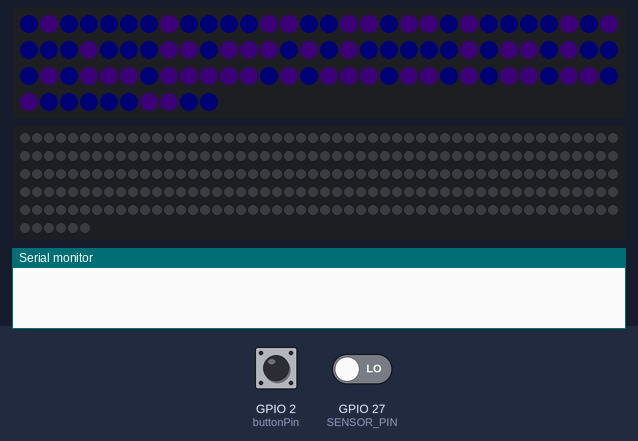
Recording of a sketch running on a simulated ESP32. Parts: 100 RGB LEDs in strip order, left to right, continuing on the next row, 256 RGB LEDs in strip order, left to right, continuing on the next row, the last lines printed to the serial monitor. The inputs (shaded band) are chosen by the test bench; at power-on: GPIO 2 (buttonPin) LOW, GPIO 27 (SENSOR_PIN) LOW. Dim RGB values are drawn brighter than linear; random numbers use the default seed unless the sketch sets one.

Above: at 2.2 s.
2.3 s: GPIO 2 (buttonPin) pulled HIGH for 0.15 s
At 2.9 s:
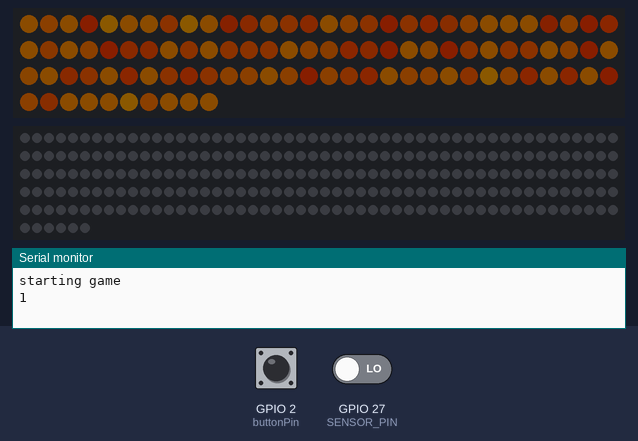
3.0 s: GPIO 27 (SENSOR_PIN) driven HIGH
15.0 s: GPIO 2 (buttonPin) pulled HIGH for 3.2 s
At 17.5 s:
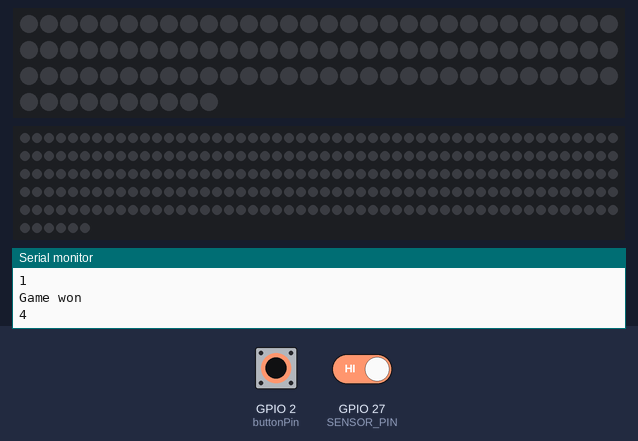
At 31.0 s:
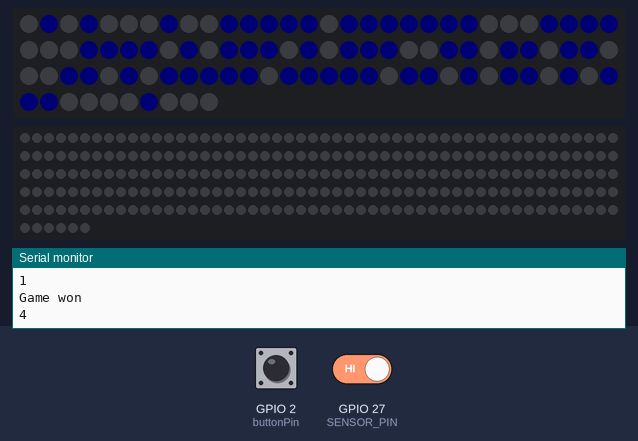
Timing chart, 0 to 32.0 s (numbered marks = the images above; inputs shaded):
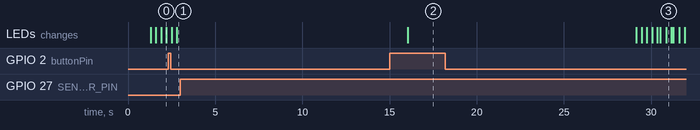

The sketch:

basket-logic.ino
```cpp
#include <FastLED.h>

// LED strip setup
#define LED_STRIP_PIN 5
#define NUM_STRIP_LEDS 100
CRGB stripLeds[NUM_STRIP_LEDS];
uint8_t colorIndex[NUM_STRIP_LEDS];

// LED matrix setup
#define LED_MATRIX_PIN 4
#define NUM_MATRIX_LEDS 256
#define MATRIX_WIDTH 32
CRGB matrixLeds[NUM_MATRIX_LEDS];

// LED effects setup
TaskHandle_t LedEffectTaskHandle = NULL;
enum class LedEffect {
  Default,
  GAME_PLAY,
  GAME_WON,
  GAME_LOST
};

volatile LedEffect currentEffect = LedEffect::Default;

DEFINE_GRADIENT_PALETTE(darkpurple_gp) {
    0, 80, 0, 130,
    46, 60, 0, 110,
    179, 40, 0, 90,
    255, 30, 0, 80
};

CRGBPalette16 darkpurple = darkpurple_gp;

DEFINE_GRADIENT_PALETTE(orange_gp) {
    0,   255, 165, 0,   // Orange
    66,  255, 140, 0,   // Darker Orange
    179, 255, 90,  0,   // Even Darker Orange
    255, 200, 50,  0    // Dark Orange
};

CRGBPalette16 orange = orange_gp;

// Photoelectric sensor
#define SENSOR_PIN 27

// push button
const int buttonPin = 2;     // the number of the pushbutton pin
int buttonState = 0;         // variable for reading the pushbutton status

// mp3
#define CMD_PLAY_W_INDEX 0X03
#define GAME_SOUND 1 // 099.mp3 is the game music
#define BUZZER_SOUND 2 // 066.mp3 is the buzzer sound


HardwareSerial mySerial(2); // Use second hardware serial. RX, TX

unsigned long startTime;
bool gameStarted = false;
int countDown = 10;


unsigned long previousMillis = 0;

void ledEffectTask(void * parameter) {
  while (true) {
    unsigned long currentMillis = millis();

    switch (currentEffect) {
      case LedEffect::GAME_PLAY:
          if(currentMillis - previousMillis > 10) {
              // Create a sin wave to change the brightness of the strip
              uint8_t sinBeat = beatsin8(95, 40, 130, 10, 0);

              // Color each pixel from the palette using the index from colorIndex[]
              for (int i = 0; i < NUM_STRIP_LEDS; i++) {
                  stripLeds[i] = ColorFromPalette(orange, colorIndex[i], sinBeat);
              }

              // Increment colorIndex values every 5 milliseconds
              EVERY_N_MILLISECONDS(5){
                  for (int i = 0; i < NUM_STRIP_LEDS; i++) {
                      colorIndex[i]++;
                  }
              }

              FastLED.show();
              previousMillis = currentMillis;
          }
          break;

      case LedEffect::GAME_WON:
          if(currentMillis - previousMillis > 10) {  // This interval controls the speed of the effect

              uint8_t sinBeat   = beatsin8(25, 0, NUM_STRIP_LEDS - 1, 0, 0);
              uint8_t sinBeat2  = beatsin8(10, 0, NUM_STRIP_LEDS - 1, 0, 85);
              uint8_t sinBeat3  = beatsin8(22, 0, NUM_STRIP_LEDS - 1, 0, 170);
              uint8_t sinBeat4  = beatsin8(32, 0, NUM_STRIP_LEDS - 1, 0, 170);
              uint8_t sinBeat5  = beatsin8(27, 0, NUM_STRIP_LEDS - 1, 0, 170);

              // Set green colors to different brightness levels based on the sinBeats
              stripLeds[sinBeat]   = CRGB(0, 255, 70);     // Bright Green
              stripLeds[sinBeat2]  = CRGB(0, 192, 50);     // Medium Green
              stripLeds[sinBeat3]  = CRGB(0, 128, 20);     // Dark Green
              stripLeds[sinBeat4]  = CRGB(0, 192, 50);     // Medium Green
              stripLeds[sinBeat5]  = CRGB(0, 128, 20);     // Dark Green
              // Apply blur
              for(int i = 0; i < 5; i++) {
                  blur1d(stripLeds, NUM_STRIP_LEDS, 50);
              }

              FastLED.show();
              fadeToBlackBy(stripLeds, NUM_STRIP_LEDS, 10);  // This helps in fading the previous colors
              previousMillis = currentMillis;
          }
          break;
      case LedEffect::GAME_LOST:
        if(currentMillis - previousMillis > 400) {
          // Your non-blocking game lost effect logic here
          static bool isRed = true;
          FastLED.showColor(isRed ? CRGB::Red : CRGB::Black);
          isRed = !isRed;

          previousMillis = currentMillis;
        }
        break;

      case LedEffect::Default:
      default:
          if(currentMillis - previousMillis > 10) {
              // Create a sin wave to change the brightness of the strip
              uint8_t sinBeat = beatsin8(15, 25, 70, 0, 0);

              // Color each pixel from the palette using the index from colorIndex[]
              for (int i = 0; i < NUM_STRIP_LEDS; i++) {
                  stripLeds[i] = ColorFromPalette(darkpurple, colorIndex[i], sinBeat);
              }

              // Increment colorIndex values every 5 milliseconds
              EVERY_N_MILLISECONDS(5){
                  for (int i = 0; i < NUM_STRIP_LEDS; i++) {
                      colorIndex[i]++;
                  }
              }

              FastLED.show();
              previousMillis = currentMillis;
          }
          break;
    }
  }
}

void setup() {
  Serial.begin(9600);
  FastLED.addLeds<NEOPIXEL, LED_STRIP_PIN>(stripLeds, NUM_STRIP_LEDS);
  FastLED.addLeds<NEOPIXEL, LED_MATRIX_PIN>(matrixLeds, NUM_MATRIX_LEDS);
  FastLED.setBrightness(25);
  pinMode(SENSOR_PIN, INPUT);
  mySerial.begin(9600, SERIAL_8N1, 16, 17); // Initialize Serial2 on pins 16 (RX) and 17 (TX)
  randomSeed(analogRead(0));
  // Create the LED effect task
  xTaskCreatePinnedToCore(
      ledEffectTask,   /* Task function. */
      "LedEffectTask", /* name of task. */
      10000,           /* Stack size of task (increased stack size because of the large LED arrays) */
      NULL,            /* parameter of the task */
      1,               /* priority of the task */
      &LedEffectTaskHandle, /* Task handle to keep track of created task */
      1);              /* pin task to core 1 */
  for (int i = 0; i < NUM_STRIP_LEDS; i++) {
    colorIndex[i] = random8();
  }
  delay(1000);
}

void loop() {
  if (gameStarted) {
    int elapsedSeconds = (millis() - startTime) / 1000;
    if (elapsedSeconds < 15) {
      updateCountdown(15 - elapsedSeconds);
      checkBasket();
    } else {
      gameLost();
    }
  } else {
      // read the state of the pushbutton value:
      buttonState = digitalRead(buttonPin);
      // check if the pushbutton is pressed. If it is, the buttonState is HIGH:
      if (buttonState == HIGH) {
        startGame();
      }
    //   String command = Serial.readStringUntil('\n');
    //   if (command == "start") {
    // }
  }
}

void updateCountdown(int remaining) {
  // TODO: update your LED matrix to display the remaining time.
  displayNumberOnMatrix(remaining);
}

void checkBasket() {
// Serial.println(digitalRead(SENSOR_PIN));
  if ( digitalRead(SENSOR_PIN) == HIGH) {
    gameWon();
  }
}

void startGame() {
  Serial.println("starting game");
  gameStarted = true;
  startTime = millis();
  // TODO: better effect
  currentEffect = LedEffect::GAME_PLAY;
  Serial.println(GAME_SOUND);
  playTrack(CMD_PLAY_W_INDEX, GAME_SOUND);
}

void gameWon() {
  Serial.println("Game won");
  // TODO: better effect
  currentEffect = LedEffect::GAME_WON;
  int trackNumber = random(3, 7);
  playRandomSound(trackNumber);
  delay(13000);
  resetGame();
}

void gameLost() {
  Serial.println("Game lost");
  // TODO: better effect
  currentEffect = LedEffect::GAME_LOST;
  Serial.println(BUZZER_SOUND);
  playTrack(CMD_PLAY_W_INDEX, BUZZER_SOUND);
  delay(6000);
  resetGame();
}

void resetGame() {
  FastLED.clear();
  FastLED.show();
  gameStarted = false;
  currentEffect = LedEffect::Default;  // Signal to go back to Default effect
}

void playRandomSound(int trackNumber) {
  Serial.println(trackNumber);
  playTrack(CMD_PLAY_W_INDEX, trackNumber);
}

void playTrack(int8_t command, int16_t dat)
{
  delay(20);
  byte Send_buf[8] = {0}; // Buffer for Send commands.
  Send_buf[0] = 0x7e; // Start byte
  Send_buf[1] = 0xff; // Version
  Send_buf[2] = 0x06; // Command length
  Send_buf[3] = command; // Command
  Send_buf[4] = 0x01; // 0x00 NO, 0x01 feedback
  Send_buf[5] = (byte)(dat >> 8); // datah
  Send_buf[6] = (byte)(dat); // datal
  Send_buf[7] = 0xef; // end byte
  for(uint8_t i=0; i<8; i++)//
  {
    mySerial.write(Send_buf[i]) ;// send bit to serial mp3
  }
}


void displayNumberOnMatrix(int num) {
  // Placeholder: you might need a separate function or library to display numbers on the matrix.
}
```
